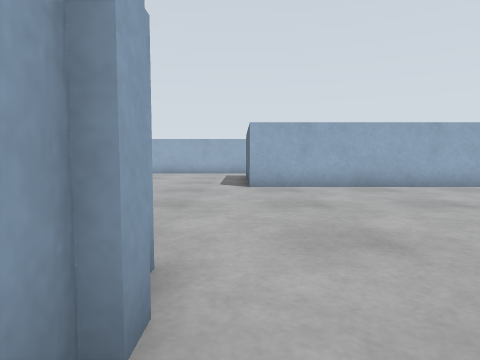
View 1 (above)

16 first-person views from a walk through a world built for the Gazebo simulator. The camera is 0.45 m above the floor, tilts 4° down and sees 75° across. The floor is counted in squares, 0.5 m on a side. Each view is taken from the middle of a square. On the plan, view 1 faces up. The plan holds only what a view shows up to about 11 squares ahead; the rest is blank. The place goes on beyond the plan.

View 2
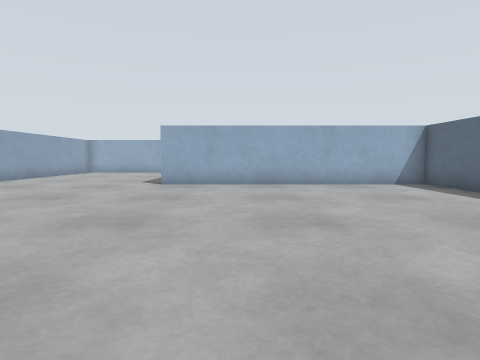

View 3
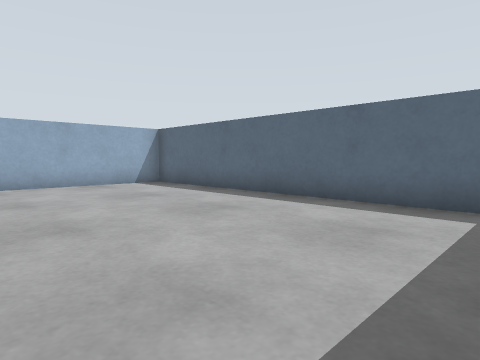

View 4
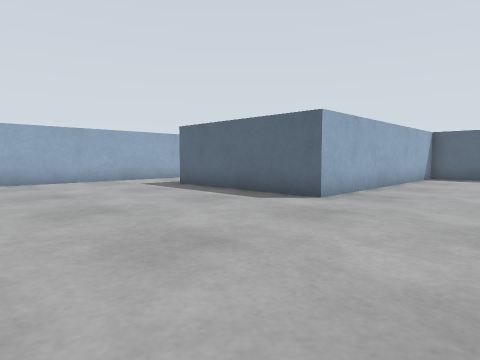

View 5
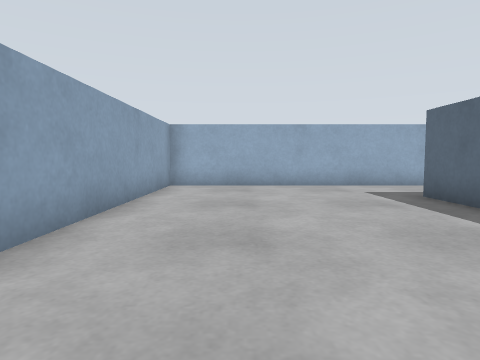

View 6
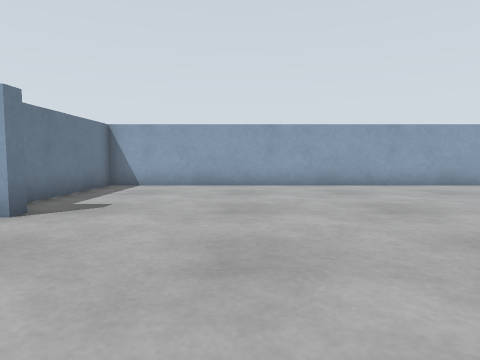

View 7
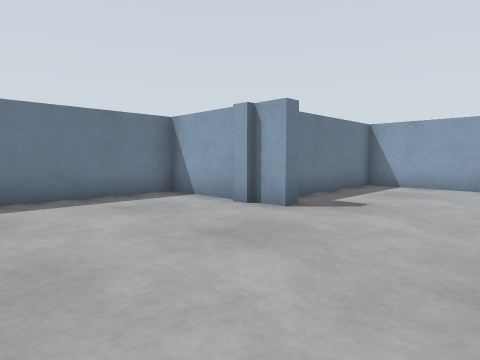

View 8
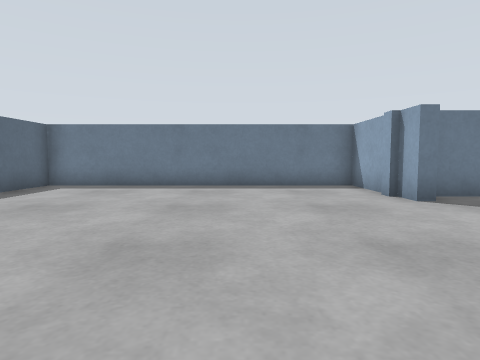

View 9
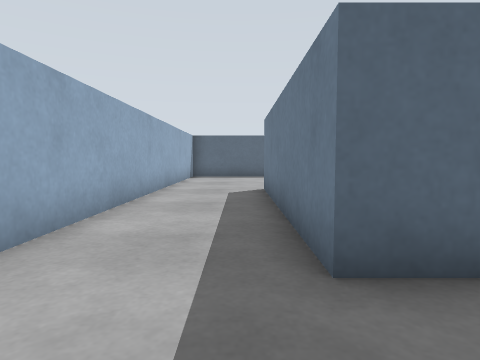

View 10
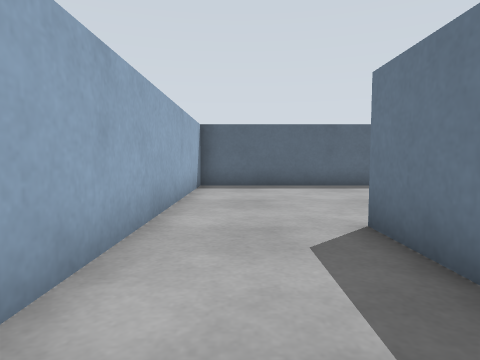

View 11
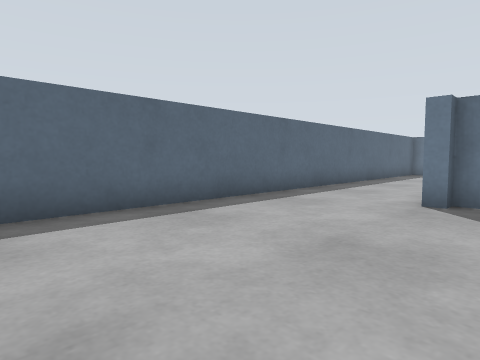

View 12
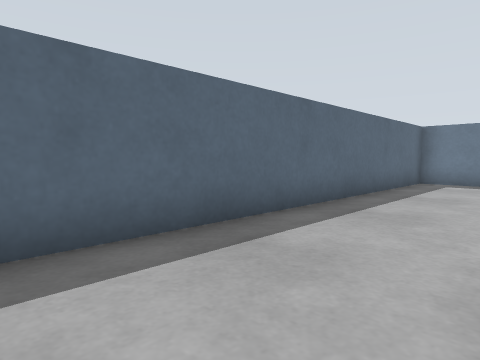

View 13
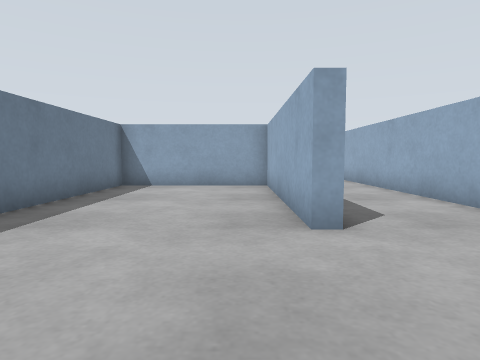

View 14
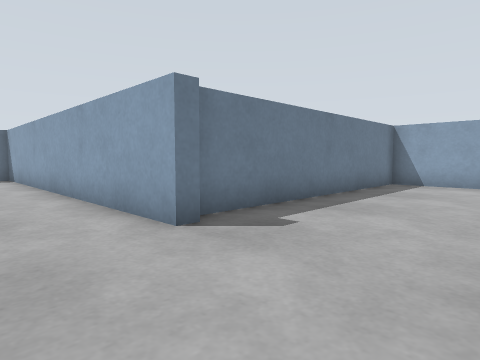

View 15
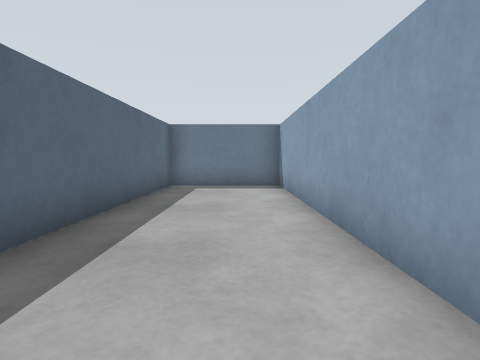

View 16
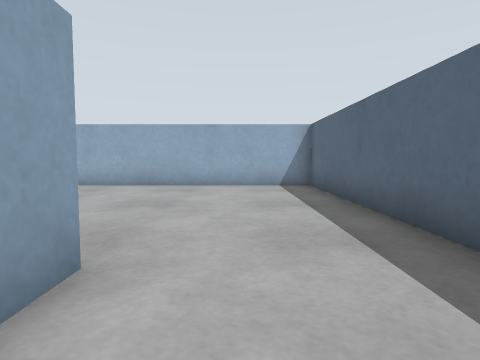

### Floor plan
Points are (right, up) in squares from view 1. A wall is a line through its corners. A room is listed if a view was taken in it or the views show most of it. See-through windows are left out.
Room 1 (views 1, 2, 3, 4, 5, 6, 7, 8, 9, 10, 11, 12, 13, 14, 15, 16)
walls: (9.3, 10.5) (9.7, 10.5) (9.7, -1.3) (13.3, -1.3) (13.3, 18.3) (-6.3, 18.3) (-6.3, 1.7) (-1.5, 1.7); (-1.1, 2.5) (-0.7, 2.5) (-0.7, 1.6); (-0.5, 1.8) (-0.5, 1.2); (-0.7, 1.4) (-0.7, -1.3) (9.3, -1.3) (9.3, 9.7) (0.3, 9.7) (0.3, 15.3) (7.1, 15.3) (7.1, 14.9) (0.7, 14.9) (0.7, 10.1) (9.3, 10.1)

Positions as (right, up) in squares from view 1, and headings:
1: (0, 0), facing up
2: (3, -1), facing up
3: (3, -1), facing up-right
4: (-6, 6), facing up-right
5: (-4, 8), facing up
6: (4, 6), facing left
7: (4, 6), facing down-left
8: (3, 9), facing down
9: (-2, 16), facing right
10: (3, 17), facing right
11: (8, 17), facing down-right
12: (10, 11), facing down-right
13: (11, 14), facing left
14: (12, 14), facing down-left
15: (11, 9), facing down
16: (11, 8), facing up
